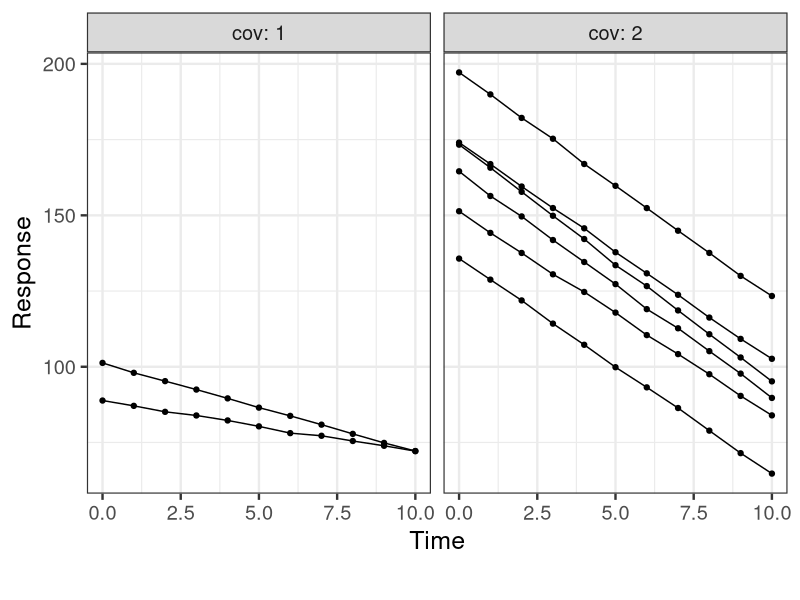
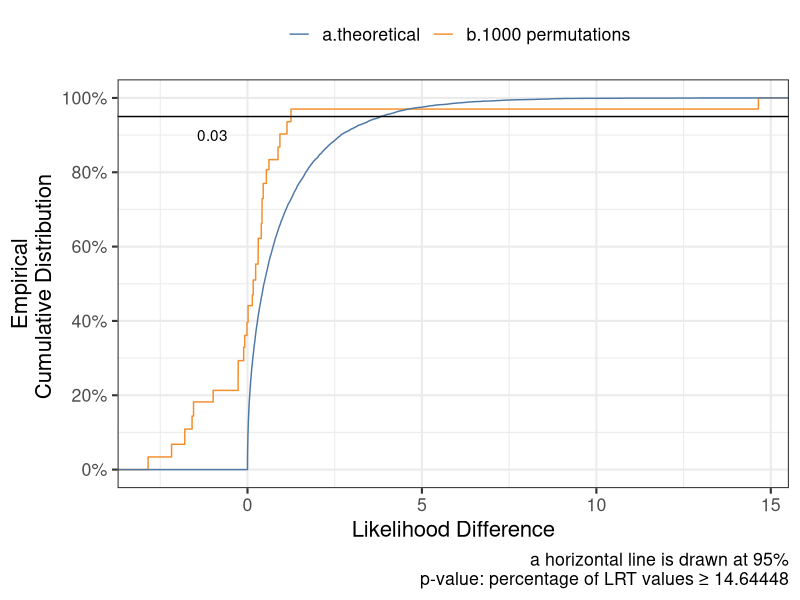
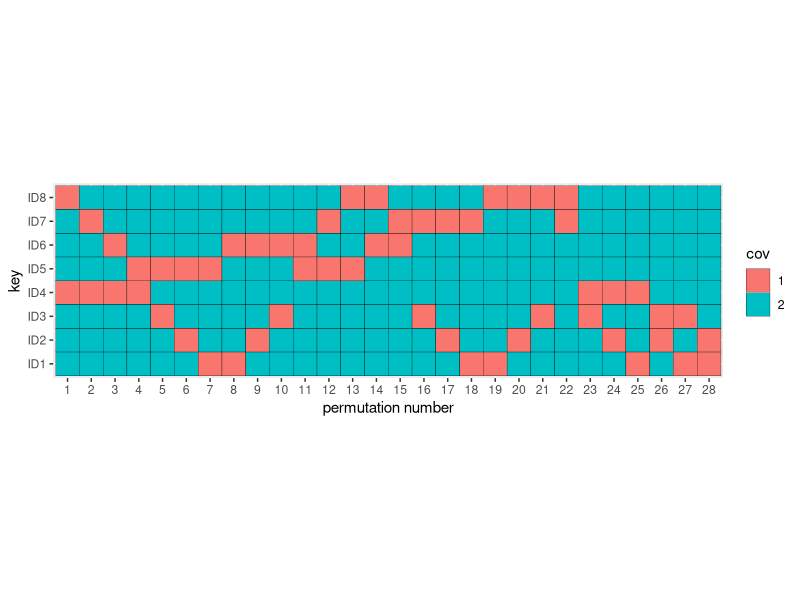
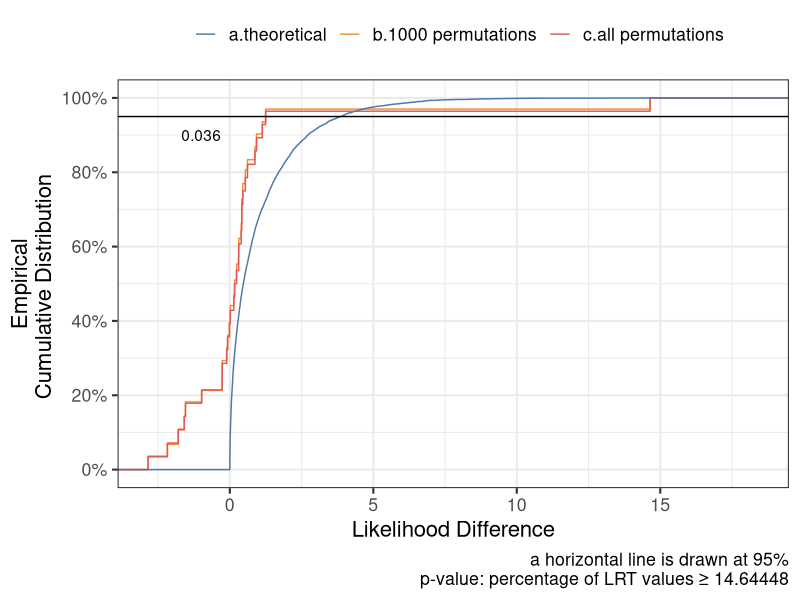

These figures' R source, in order:
## ---- chunk 1
#| message: false
#| warning: false
#| paged-print: true

library(lme4)       
library(ggplot2)
library(pbapply)
library(combinat)
library(dplyr)
library(tidyr)
library(tidyverse)

set.seed(031230)
NID <- 8
IDtime <- seq(0,10,1)
time <-  rep(IDtime,NID)
ID <- factor(rep(1:NID, each = length(IDtime)))

cov <-  sample(c(2,2,2,2,2,2,1,1), NID,replace = FALSE)
cov <- data.frame(ID=factor(1:NID),cov = cov)
modeldata <- left_join(data.frame(ID=ID,time=time ),
                       cov)

modeldata$slopepop <- -2 *(1+(modeldata$cov==2)*2.5) 
modeldata$slopeind <- modeldata$slopepop +
  rep(rnorm(NID,sd= 2*0.3)   ,each = length(IDtime))
modeldata$intpop   <- 100+((modeldata$cov==2)*60)
modeldata$intind   <- 100+((modeldata$cov==2)*60) +
  rep(rnorm(NID,sd= 100*0.15),each = length(IDtime))

modeldata$contresponse   <-  (modeldata$intind) + modeldata$slopeind *modeldata$time + rnorm(nrow(modeldata), sd = 0.3)
ggplot(modeldata,aes(time,contresponse))+
  geom_line(aes(group=ID))+
  geom_point()+
  facet_grid(~cov,labeller="label_both")+
  labs(x="Time",y="Response",
       caption="")+
  ggthemes::scale_color_tableau()+
  theme_bw(base_size=18)


## ---- chunk 2
#| message: false
#| warning: false
#| paged-print: true

model0 <- lmer(contresponse ~ time +
                 (1 | ID) + (0+time | ID),
               data=modeldata,
               REML = FALSE)
model1 <- lmer(contresponse ~ time + cov +
                 (1 | ID) + (0+time | ID),
               data=modeldata,
               REML = FALSE)
model2 <- lmer(contresponse ~ time + time:cov+
                 (1 | ID) + (0+time | ID),
               data=modeldata,
               REML = FALSE)

model3 <- lmer(contresponse ~ time + time*cov+
                 (1 | ID) + (0+time | ID),
               data=modeldata,
               REML = FALSE)
  
#anova(model3,model0)
#anova(model1,model0)
anova(model3,model2)
anova(model2,model1)
lrt_stat       <- as.numeric(2 * (logLik(model2) - logLik(model1)))
lrt_stat_m2_m1 <- lrt_stat
lrt_stat_m2_m1
#p_value__m2_m1 <- pchisq(lrt_stat_m2_m1, df = 0??, lower.tail = FALSE)    
## ---- chunk 3
#| message: false
#| warning: false
#| paged-print: true

n_permutations <- 1000  # Number of permutations 
lrt_null_distribution <- pbapply::pbreplicate(n_permutations, {
  permcov <- modeldata %>%
  distinct(ID,cov)%>%
  mutate(cov_permuted2= sample(cov,replace = FALSE))#
  modeldataperm <- left_join(modeldata,permcov)
  model1_perm <-  lmer(contresponse ~ time + cov_permuted2 +
                 (1 | ID) + (0+time | ID),
               data=modeldataperm,
               REML = FALSE) 
  model2_perm <- lmer(contresponse ~ time + time:cov_permuted2+
                 (1 | ID) + (0+time | ID),
                 data=modeldataperm,
                 REML = FALSE)
  as.numeric(2 * (logLik(model2_perm) - logLik(model1_perm)))
})

p_value_permutation <- mean(lrt_null_distribution >= lrt_stat)

ggplot(data.frame(lrt=lrt_null_distribution,
perm=1:length(lrt_null_distribution)),
       aes(lrt)) +
  geom_step(stat="ecdf",aes(col="b.1000 permutations"))+
  geom_step(data=data.frame(lrt= rchisq(n = 10000, df = 1)),
            stat="ecdf",aes(col="a.theoretical"))+
  geom_hline(yintercept = 0.95)+
  annotate(geom="text", x = -1, y = 0.90, label=p_value_permutation)+
  ggthemes::scale_color_tableau()+
  theme_bw(base_size=16)+
  theme(legend.position = "top")+
  labs(col="",x="Likelihood Difference",
       y="Empirical\nCumulative Distribution ",
       caption ="a horizontal line is drawn at 95%
       p-value: percentage of LRT values ≥ 14.64448")+
  scale_y_continuous(breaks= seq(0,1,0.2),
                     labels = scales::percent_format())



## ---- chunk 4
#| message: false
#| warning: false
#| paged-print: true
#| crop: true

knitr::knit_hooks$set(crop = knitr::hook_pdfcrop)

data_vector <- modeldata %>% 
  distinct(ID,cov) %>% 
  pull(cov)
list_of_permutations <- combinat::permn(data_vector)
matrix_of_permutations <- do.call(rbind, list_of_permutations)
unique_permutations <- unique(matrix_of_permutations)

permdata<- as.data.frame(unique_permutations) %>%
select(ID1=V1,ID2=V2,ID3=V3,ID4=V4,ID5=V5,ID6=V6,ID7=V7,ID8=V8)%>%
mutate(permn=1:length(unique_permutations[,1])) %>% 
gather(key,value,-permn)%>% 
arrange(permn)

ggplot(permdata,
aes(y=key,x=as.factor(permn),
fill=as.factor(value)))+
geom_tile(col="black")+
labs(fill="cov",x = "permutation number")+
coord_equal()

## ---- chunk 5
#| message: false
#| warning: false
#| paged-print: true


n_permutations <- 28  
lrt_null_distribution_all <- NULL 
for (i in 1:n_permutations) {
  permcov <- modeldata %>%
    distinct(ID,cov)%>%
    mutate(cov_permuted2= unique_permutations[i,])#
  modeldataperm <- left_join(modeldata,permcov)
  model1_perm <-  lmer(contresponse ~ time + cov_permuted2 +
                 (1 | ID) + (0+time | ID),
               data=modeldataperm,
               REML = FALSE) 
  model2_perm <- lmer(contresponse ~ time + time:cov_permuted2+
                 (1 | ID) + (0+time | ID),
                 data=modeldataperm,
                 REML = FALSE)
  as.numeric(2 * (logLik(model2_perm) - logLik(model1_perm)))
  lrt_null_distribution_all[i] <-as.numeric(2 * (logLik(model2_perm) - logLik(model1_perm)))
}

p_value_permutation_all <- mean(lrt_null_distribution_all >= lrt_stat)

ggplot(data.frame(lrt=lrt_null_distribution,
perm=1:length(lrt_null_distribution)),
       aes(lrt)) +
  geom_step(stat="ecdf",aes(col="b.1000 permutations"))+
  geom_step(data=data.frame(lrt=lrt_null_distribution_all),
stat="ecdf",aes(col="c.all permutations"))+
geom_step(data=data.frame(lrt= rchisq(n = 10000, df = 1)),
            stat="ecdf",aes(col="a.theoretical"))+
  geom_hline(yintercept = 0.95)+
  annotate(geom="text", x = -1, y = 0.90, label= round(p_value_permutation_all,3))+
  ggthemes::scale_color_tableau()+
  theme_bw(base_size=16)+
  theme(legend.position = "top")+
    theme(legend.position = "top")+
  labs(col="",x="Likelihood Difference",
       y="Empirical\nCumulative Distribution ",
       caption ="a horizontal line is drawn at 95%
       p-value: percentage of LRT values ≥ 14.64448")+
  scale_y_continuous(breaks= seq(0,1,0.2),
                     labels = scales::percent_format())
